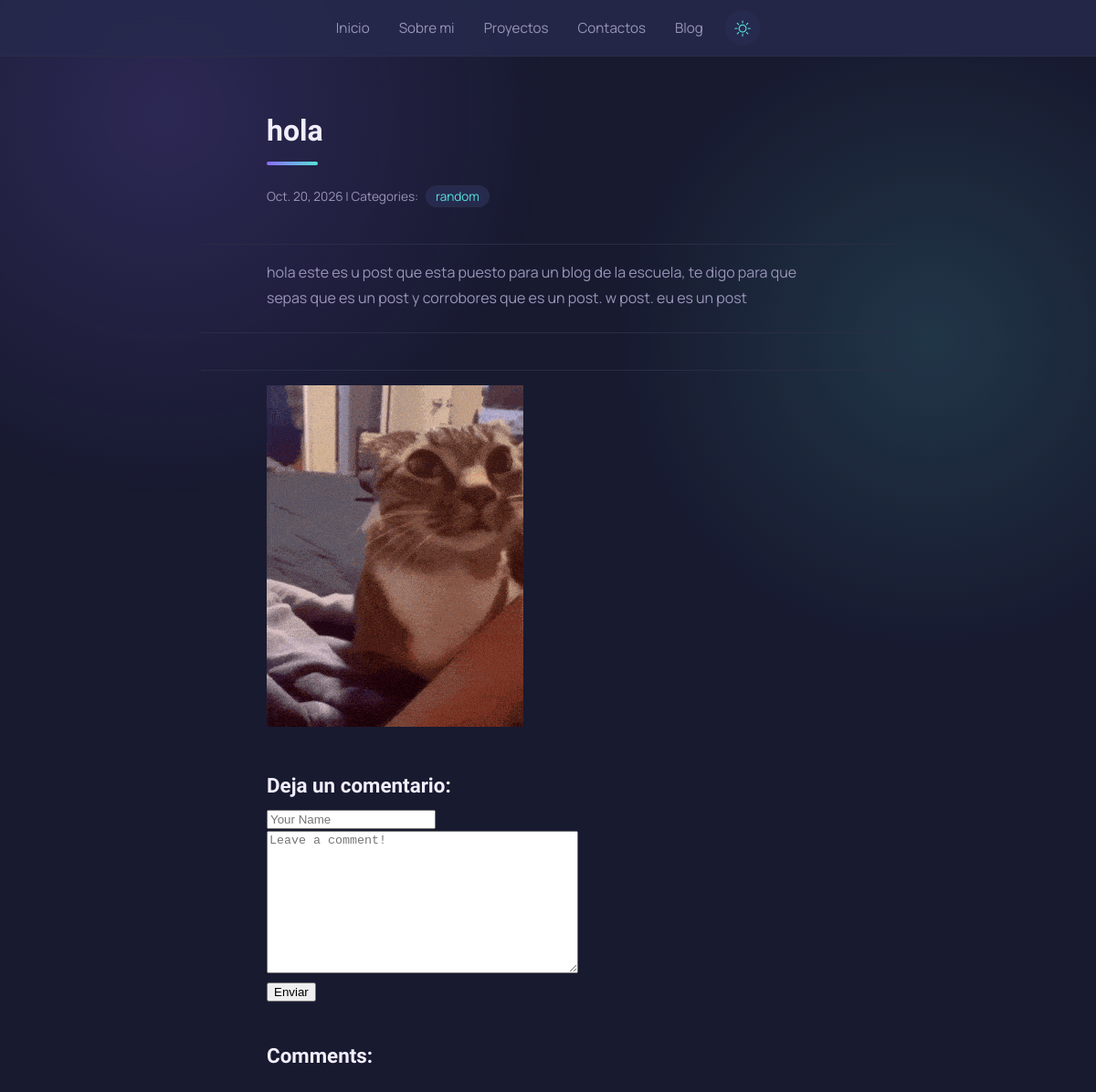
Screenshot of /blog/post/9/ with the database file from the repository.
### blog/models.py (models this page shows, shortened)
class post(models.Model):
    title = models.CharField(max_length=255)
    body = models.TextField()
    created_on = models.DateTimeField(auto_now_add=True)
    last_modified = models.DateTimeField(auto_now=True)
    categories = models.ManyToManyField("category", related_name="posts")
    cover = models.ImageField(upload_to="covers/", blank=True, null=True)

class category(models.Model):
    name = models.CharField(max_length=30)
    class Meta:
        verbose_name_plural = "categories"

class postmedia(models.Model):
    IMAGE, VIDEO, AUDIO = "image", "video", "audio"
    KIND_CHOICES = [(IMAGE, "Imagen"), (VIDEO, "Video"), (AUDIO, "Audio")]
    post = models.ForeignKey(post, on_delete=models.CASCADE, related_name="media")
    kind = models.CharField(max_length=10, choices=KIND_CHOICES, default=IMAGE)
    file = models.FileField(upload_to="posts/%Y/%m/")
    caption = models.CharField(max_length=200, blank=True)

### blog/views.py (the view, shortened to what this page needs)
# urls.py: path("post/<int:pk>/", views.blog_detail, name="blog_detail"),
def blog_detail(request, pk):
    post = Post.objects.get(pk=pk)
    form = commentform()
    comments = Comment.objects.filter(post=post)
    context = {
        "post": post,
        "comments": comments,
        "form": commentform(),
    }
    return render(request, "blog/detail.html", context)

### blog/forms.py
class commentform(forms.Form):
    author = forms.CharField(
        max_length=60,
        widget=forms.TextInput(
            attrs={"class": "form-control", "placeholder": "Your Name"}
        ),
    )
    body = forms.CharField(
        widget=forms.Textarea(
            attrs={"class": "form-control", "placeholder": "Leave a comment!"}
        )
    )

### blog/templates/blog/detail.html (shortened to what this page needs)
{% extends "base.html" %}
{% block page_title %}
    <h2>{{ post.title }}</h2>
{% endblock page_title %}
{% block page_content %}
    <small>
        {{ post.created_on.date }} | Categories:
        {% for category in post.categories.all %}
            <a href="{% url 'blog_category' category.name %}">
                {{ category.name }}
            </a>
        {% endfor %}
    </small>
    <p>{{ post.body | linebreaks }}</p>
    {% for item in post.media.all %}
        <figure>
            {% if item.kind == "image" %}
                <img src="{{ item.file.url }}" alt="{{ item.caption }}" style="max-width:100%">
            {% elif item.kind == "video" %}
                <video controls style="max-width:100%">
                    <source src="{{ item.file.url }}">
                </video>
            {% elif item.kind == "audio" %}
                <audio controls src="{{ item.file.url }}"></audio>
            {% endif %}
        </figure>
    {% endfor %}
    <h3>Deja un comentario:</h3>
    <form method="post">
        <div>
            {{ form.author }}
        </div>
        <div>
            {{ form.body }}
        </div>
        <button type="submit" class="btn btn-primary">Enviar</button>
    </form>
    <h3>Comments:</h3>
{% endblock page_content %}

### static/css/styles.css (style rules this page uses)
:root { --fondo: #181a30; --texto: #f1eefc; --violeta: #8b6bff; --celeste: #57e2d6; --borde: #2a2c46; --fondo-suave: #262a4e; --texto-s: #9994b8; }
* { box-sizing: border-box; }
html { scroll-behavior: smooth; }
body { margin: 0; background: var(--fondo); color: var(--texto); font-family: "Manrope", sans-serif; line-height: 1.6; overflow-x: hidden; transition: background-color 0.25s ease, color 0.25s ease; }
body::before { content: ""; position: fixed; inset: 0; z-index: -1; }
a { color: inherit; text-decoration: none; }
html { scrollbar-color: var(--violeta) var(--fondo); scrollbar-width: thin; }
body::before { background: radial-gradient(600px circle at 15% 10%, color-mix(in srgb, var(--violeta) 18%, transparent), transparent 70%), radial-gradient(500px circle at 85% 30%, color-mix(in srgb, var(--celeste) 14%, transparent), transparent 70%); }
main > section, main > :not(section) { animation: aparecer 0.6s ease both; }
main > :not(section) { max-width: 760px; margin-left: auto; margin-right: auto; padding-left: 6vw; padding-right: 6vw; }
main > h2 { font-family: "Exo 2", sans-serif; font-weight: 700; font-size: 2rem; margin-top: 3.5rem; margin-bottom: 1.5rem; }
main > h2::after { content: ""; display: block; width: 56px; height: 4px; margin-top: 0.5rem; border-radius: 4px; background: linear-gradient(90deg, var(--violeta), var(--celeste)); }
main > h3 { font-family: "Exo 2", sans-serif; font-size: 1.4rem; margin-top: 2.5rem; margin-bottom: 0.3rem; }
main > small { display: block; color: var(--texto-s); font-size: 0.85rem; margin-bottom: 0.6rem; }
main > small a { color: var(--celeste); margin-left: 0.35rem; padding: 0.1rem 0.6rem; border: 1px solid var(--borde); border-radius: 999px; background: var(--fondo-suave); transition: border-color 0.18s ease, color 0.18s ease; }
main > p { color: var(--texto-s); font-size: 1rem; line-height: 1.75; padding-bottom: 1.5rem; border-bottom: 1px solid var(--borde); }
main > :last-child { margin-bottom: 4rem; }

### rows the page displays
post: title "hola", created_on "Oct. 20, 2026", body "hola este es u post que esta puesto para un blog de la escuela, te digo para que sepas que es un post y corrobores que es un post. w post. eu es un post"
category: name "random"
postmedia: file (picture)
